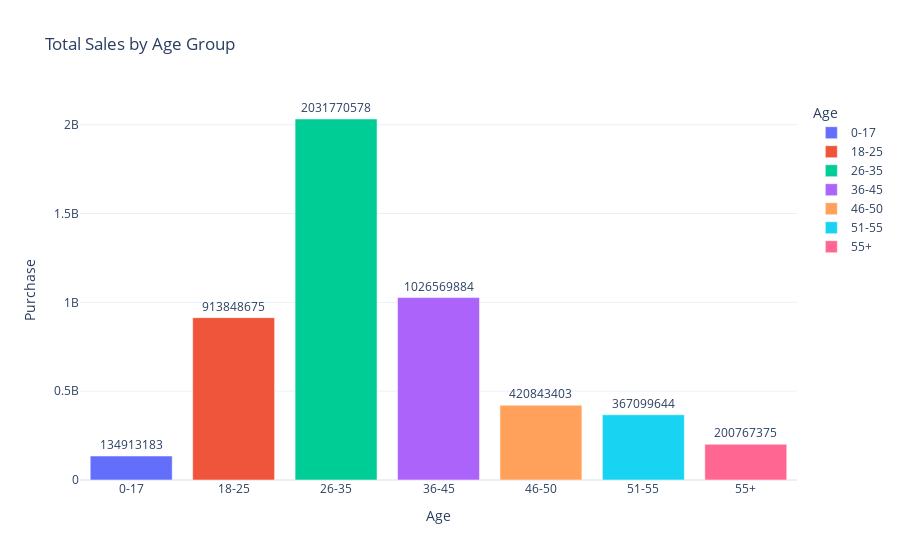

The code cell stored with this chart in its notebook:
### Code cell
px.bar(
    tot_pur_by_age, 
    x='Age', 
    y='Purchase', 
    text='Purchase', 
    color='Age', 
    title='Total Sales by Age Group', 
    template='plotly_white'
).update_traces(textposition='outside').show()

### Figure 1 — Plotly figure (JSON) as saved in the notebook; plotly's stock layout.template omitted (floating-point values rounded to 4 significant figures)
{"data": [{"hovertemplate": "Age=%{x}<br>Purchase=%{text}<extra></extra>", "legendgroup": "0-17", "marker": {"color": "#636efa", "pattern": {"shape": ""}}, "name": "0-17", "orientation": "v", "showlegend": true, "text": [134900000.0], "textposition": "outside", "type": "bar", "x": ["0-17"], "xaxis": "x", "y": [134913183], "yaxis": "y"}, {"hovertemplate": "Age=%{x}<br>Purchase=%{text}<extra></extra>", "legendgroup": "18-25", "marker": {"color": "#EF553B", "pattern": {"shape": ""}}, "name": "18-25", "orientation": "v", "showlegend": true, "text": [913800000.0], "textposition": "outside", "type": "bar", "x": ["18-25"], "xaxis": "x", "y": [913848675], "yaxis": "y"}, {"hovertemplate": "Age=%{x}<br>Purchase=%{text}<extra></extra>", "legendgroup": "26-35", "marker": {"color": "#00cc96", "pattern": {"shape": ""}}, "name": "26-35", "orientation": "v", "showlegend": true, "text": [2032000000.0], "textposition": "outside", "type": "bar", "x": ["26-35"], "xaxis": "x", "y": [2031770578], "yaxis": "y"}, {"hovertemplate": "Age=%{x}<br>Purchase=%{text}<extra></extra>", "legendgroup": "36-45", "marker": {"color": "#ab63fa", "pattern": {"shape": ""}}, "name": "36-45", "orientation": "v", "showlegend": true, "text": [1027000000.0], "textposition": "outside", "type": "bar", "x": ["36-45"], "xaxis": "x", "y": [1026569884], "yaxis": "y"}, {"hovertemplate": "Age=%{x}<br>Purchase=%{text}<extra></extra>", "legendgroup": "46-50", "marker": {"color": "#FFA15A", "pattern": {"shape": ""}}, "name": "46-50", "orientation": "v", "showlegend": true, "text": [420800000.0], "textposition": "outside", "type": "bar", "x": ["46-50"], "xaxis": "x", "y": [420843403], "yaxis": "y"}, {"hovertemplate": "Age=%{x}<br>Purchase=%{text}<extra></extra>", "legendgroup": "51-55", "marker": {"color": "#19d3f3", "pattern": {"shape": ""}}, "name": "51-55", "orientation": "v", "showlegend": true, "text": [367100000.0], "textposition": "outside", "type": "bar", "x": ["51-55"], "xaxis": "x", "y": [367099644], "yaxis": "y"}, {"hovertemplate": "Age=%{x}<br>Purchase=%{text}<extra></extra>", "legendgroup": "55+", "marker": {"color": "#FF6692", "pattern": {"shape": ""}}, "name": "55+", "orientation": "v", "showlegend": true, "text": [200800000.0], "textposition": "outside", "type": "bar", "x": ["55+"], "xaxis": "x", "y": [200767375], "yaxis": "y"}], "layout": {"barmode": "relative", "legend": {"title": {"text": "Age"}, "tracegroupgap": 0}, "title": {"text": "Total Sales by Age Group"}, "xaxis": {"anchor": "y", "categoryarray": ["0-17", "18-25", "26-35", "36-45", "46-50", "51-55", "55+"], "categoryorder": "array", "domain": [0, 1], "title": {"text": "Age"}}, "yaxis": {"anchor": "x", "domain": [0, 1], "title": {"text": "Purchase"}}}}
